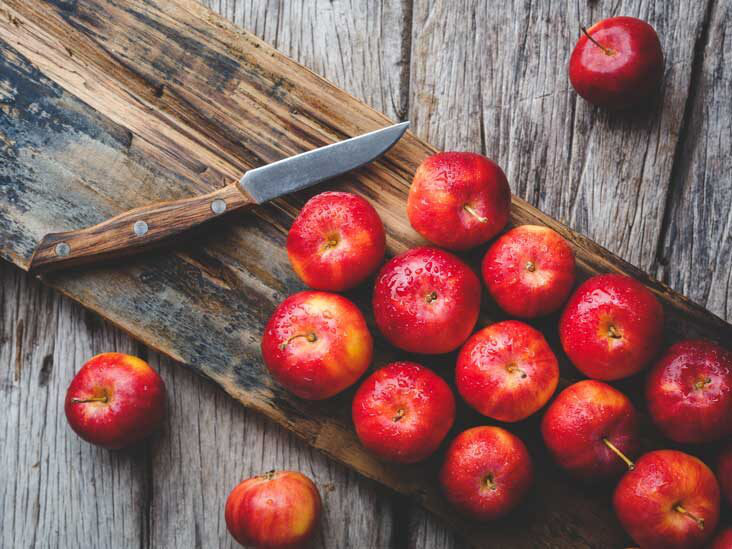
#> input picture Detecting Apples/apples.png, 732 x 549 px
$ python Detect_Apples.py
#> lines starting #> are read from the running program, lines starting #| are printed output that depends on the picture; after the words box and inside, x2 and y2 are one past the last pixel; in counts of white or black regions, pixels touching at a corner belong together
# Name: approach_1.py
# By Dr. S. S. Gajbhar
import cv2
import numpy as np
def auto_canny(image, sigma=0.33):
    '''
    This function automatically detects the edges of an input image.
    reference:https://www.pyimagesearch.com/2015/04/06/zero-parameter-automatic-canny-edge-detection-with-                  python-and-opencv/
    '''
    # compute the median of the single channel pixel intensities
    v = np.median(image)
    # apply automatic Canny edge detection using the computed median
    lower = int(max(0, (1.0 - sigma) * v))
    upper = int(min(255, (1.0 + sigma) * v))
    edged = cv2.Canny(image, lower, upper)
    # return the edged image
    return edged
image = cv2.imread('apples.png')
#> image is the input picture: shape (549, 732, 3); mean B, G, R 93.3, 96.3, 138.5
image_d = image.copy()
img_blur = cv2.GaussianBlur(image, (5,5), 0)
img_ms = cv2.pyrMeanShiftFiltering(img_blur, 10, 90)
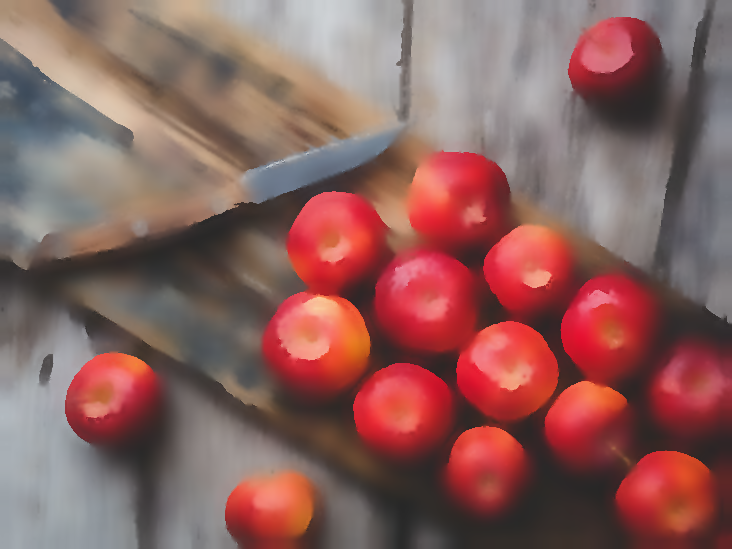
#> img_ms: shape (549, 732, 3); mean B, G, R 93.4, 96.4, 138.8

edge = auto_canny(img_ms)
#> in auto_canny, `v = np.median(image)`: v = 108
#> in auto_canny, `lower = int(max(0, (1.0 - sigma) * v))`: lower = 72
#> in auto_canny, `upper = int(min(255, (1.0 + sigma) * v))`: upper = 143
#> in auto_canny, `edged = cv2.Canny(image, lower, upper)`:
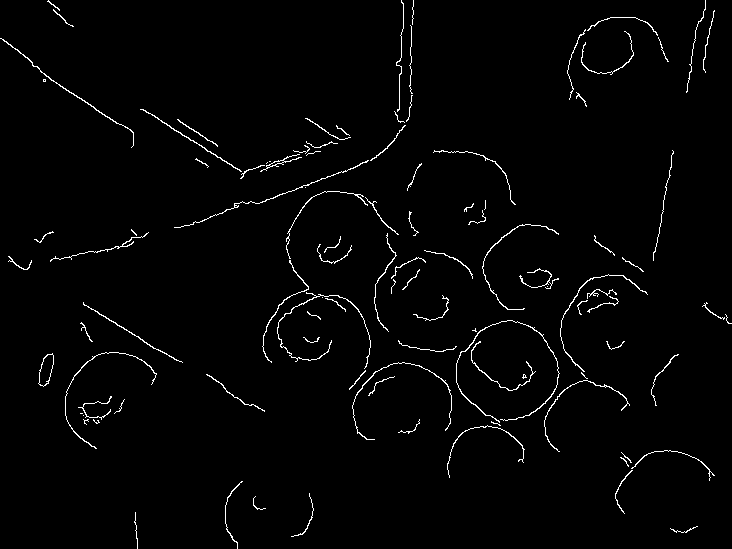
#> edged: shape (549, 732); 1.8% white in thin lines or dots
cnts,_ = cv2.findContours(edge.copy(), cv2.RETR_EXTERNAL,
        cv2.CHAIN_APPROX_SIMPLE)
#> cnts = 104 contours, 72 with area under 20; largest, box (x1, y1, x2, y2) and area: (38, 353, 54, 387) 313, (456, 320, 560, 423) 92, (0, 38, 134, 148) 80, (277, 292, 371, 369) 62, (560, 274, 648, 372) 60
c_num=0
for i,c in enumerate(cnts):
    # draw a circle enclosing the object
    ((x, y), r) = cv2.minEnclosingCircle(c)
    if r>34:
        c_num+=1
        cv2.circle(image_d, (int(x), int(y)), int(r), (0, 255, 0), 2)
        cv2.putText(image_d, "#{}".format(c_num), (int(x) - 10, int(y)),
            cv2.FONT_HERSHEY_SIMPLEX, 0.6, (255, 0, 0), 2)
    else:
        continue
#> this loop made 104 passes
#> (x, y, r) on passes 1 to 12: (683.5, 527, 13.54), (136, 530, 18.03), (259.5, 502.5, 7.84), (300, 514.5, 23.31), (239.5, 514.5, 33.59), (628, 491.5, 21.87), (624, 461.5, 6.02), (626, 457, 7.07), (672.5, 471.5, 41.65), (486.4, 462.9, 40.03), (495.5, 423, 4.92), (408.5, 425.5, 12.35)
#> (c, x, y, r) on pass 16: ([[80, 413], [82, 413]], 81, 413, 1)
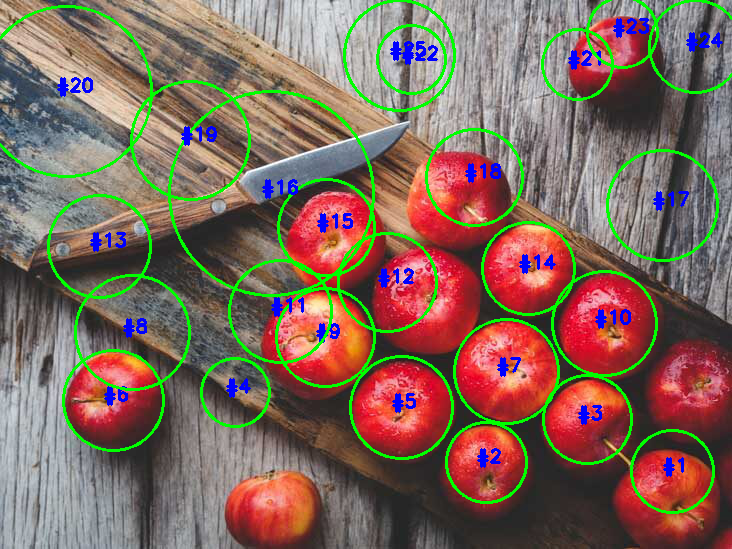
#> image_d: shape (549, 732, 3); 7.33% of pixels changed, all inside (x1, y1, x2, y2) = (0, 0, 732, 514)
#> after the loop, c_num = 25

cv2.imshow("Image with Apples",image)
cv2.imshow("Edge Map", edge)
cv2.imshow("Image with detected Apples",image_d)
cv2.waitKey(0)
